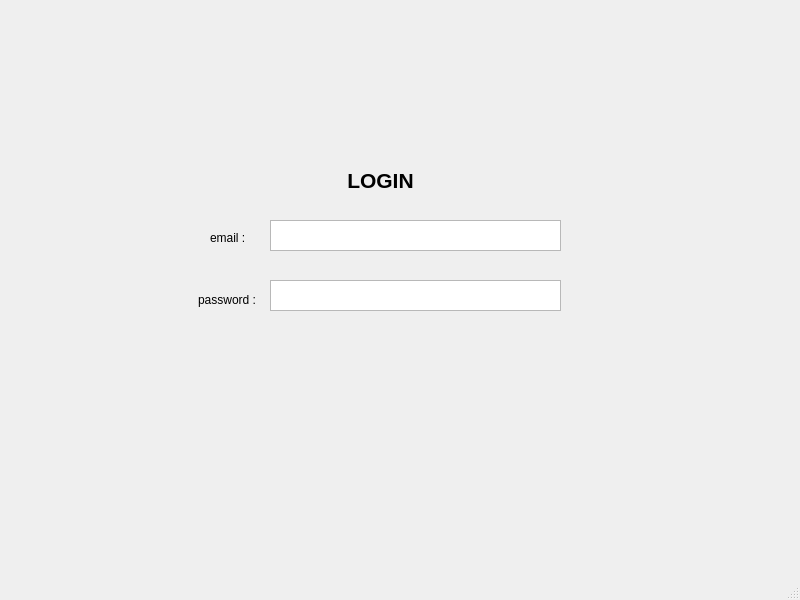
<?xml version="1.0" encoding="UTF-8"?>
<ui version="4.0">
 <class>MainWindow</class>
 <widget class="QMainWindow" name="MainWindow">
  <property name="geometry">
   <rect>
    <x>0</x>
    <y>0</y>
    <width>800</width>
    <height>600</height>
   </rect>
  </property>
  <property name="windowTitle">
   <string>MainWindow</string>
  </property>
  <widget class="QWidget" name="centralwidget">
   <widget class="QTextEdit" name="textEdit">
    <property name="geometry">
     <rect>
      <x>270</x>
      <y>220</y>
      <width>291</width>
      <height>31</height>
     </rect>
    </property>
    <property name="html">
     <string>&lt;!DOCTYPE HTML PUBLIC &quot;-//W3C//DTD HTML 4.0//EN&quot; &quot;http://www.w3.org/TR/REC-html40/strict.dtd&quot;&gt;
&lt;html&gt;&lt;head&gt;&lt;meta name=&quot;qrichtext&quot; content=&quot;1&quot; /&gt;&lt;meta charset=&quot;utf-8&quot; /&gt;&lt;style type=&quot;text/css&quot;&gt;
p, li { white-space: pre-wrap; }
hr { height: 1px; border-width: 0; }
li.unchecked::marker { content: &quot;\2610&quot;; }
li.checked::marker { content: &quot;\2612&quot;; }
&lt;/style&gt;&lt;/head&gt;&lt;body style=&quot; font-family:'Segoe UI'; font-size:9pt; font-weight:400; font-style:normal;&quot;&gt;
&lt;p style=&quot;-qt-paragraph-type:empty; margin-top:0px; margin-bottom:0px; margin-left:0px; margin-right:0px; -qt-block-indent:0; text-indent:0px;&quot;&gt;&lt;br /&gt;&lt;/p&gt;&lt;/body&gt;&lt;/html&gt;</string>
    </property>
   </widget>
   <widget class="QLabel" name="label">
    <property name="geometry">
     <rect>
      <x>210</x>
      <y>230</y>
      <width>49</width>
      <height>16</height>
     </rect>
    </property>
    <property name="text">
     <string>email :</string>
    </property>
   </widget>
   <widget class="QTextEdit" name="textEdit_2">
    <property name="geometry">
     <rect>
      <x>270</x>
      <y>280</y>
      <width>291</width>
      <height>31</height>
     </rect>
    </property>
    <property name="html">
     <string>&lt;!DOCTYPE HTML PUBLIC &quot;-//W3C//DTD HTML 4.0//EN&quot; &quot;http://www.w3.org/TR/REC-html40/strict.dtd&quot;&gt;
&lt;html&gt;&lt;head&gt;&lt;meta name=&quot;qrichtext&quot; content=&quot;1&quot; /&gt;&lt;meta charset=&quot;utf-8&quot; /&gt;&lt;style type=&quot;text/css&quot;&gt;
p, li { white-space: pre-wrap; }
hr { height: 1px; border-width: 0; }
li.unchecked::marker { content: &quot;\2610&quot;; }
li.checked::marker { content: &quot;\2612&quot;; }
&lt;/style&gt;&lt;/head&gt;&lt;body style=&quot; font-family:'Segoe UI'; font-size:9pt; font-weight:400; font-style:normal;&quot;&gt;
&lt;p style=&quot;-qt-paragraph-type:empty; margin-top:0px; margin-bottom:0px; margin-left:0px; margin-right:0px; -qt-block-indent:0; text-indent:0px;&quot;&gt;&lt;br /&gt;&lt;/p&gt;&lt;/body&gt;&lt;/html&gt;</string>
    </property>
   </widget>
   <widget class="QLabel" name="label_2">
    <property name="geometry">
     <rect>
      <x>198</x>
      <y>290</y>
      <width>61</width>
      <height>20</height>
     </rect>
    </property>
    <property name="text">
     <string>password :</string>
    </property>
   </widget>
   <widget class="QLabel" name="label_3">
    <property name="geometry">
     <rect>
      <x>340</x>
      <y>170</y>
      <width>81</width>
      <height>21</height>
     </rect>
    </property>
    <property name="font">
     <font>
      <pointsize>16</pointsize>
      <bold>true</bold>
     </font>
    </property>
    <property name="text">
     <string>LOGIN</string>
    </property>
    <property name="alignment">
     <set>Qt::AlignmentFlag::AlignCenter</set>
    </property>
   </widget>
  </widget>
  <widget class="QMenuBar" name="menubar">
   <property name="geometry">
    <rect>
     <x>0</x>
     <y>0</y>
     <width>800</width>
     <height>22</height>
    </rect>
   </property>
  </widget>
  <widget class="QStatusBar" name="statusbar"/>
 </widget>
 <resources/>
 <connections/>
</ui>
